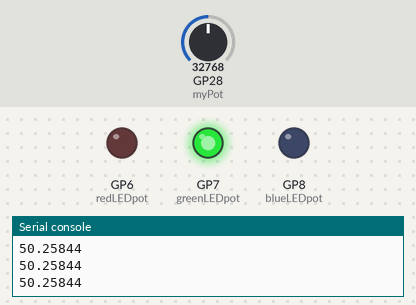
The program below on a simulated Raspberry Pi Pico running MicroPython. On the bench: output pins drawn as LEDs (lit = HIGH), the last lines printed to the serial console. Inputs (shaded band) come from the test bench; at power-on: GP28 (myPot) = 32768 (analog values on the 0–65535 scale).

Above: at 1.2 s.
1.3 s: GP28 (myPot) set to 42304
2.8 s: GP28 (myPot) set to 44208
At 3.5 s:
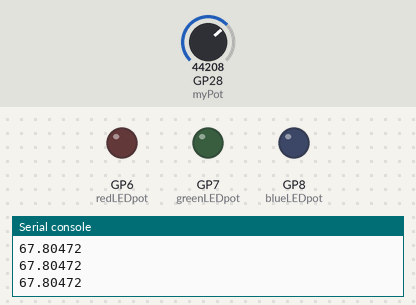
5.8 s: GP28 (myPot) set to 19660
At 6.9 s:
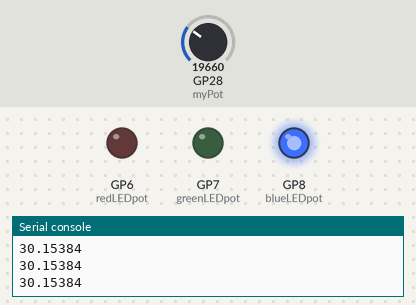
7.4 s: GP28 (myPot) set to 22464
At 8.4 s:
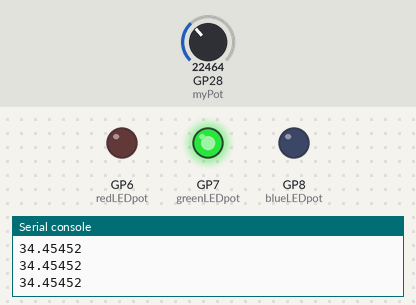
9.0 s: GP28 (myPot) set to 7864
At 9.8 s:
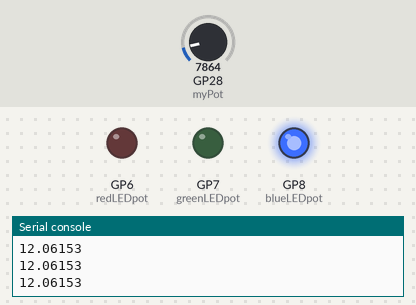
Timing chart, 0 to 11.6 s (numbered marks = the images above; inputs shaded):
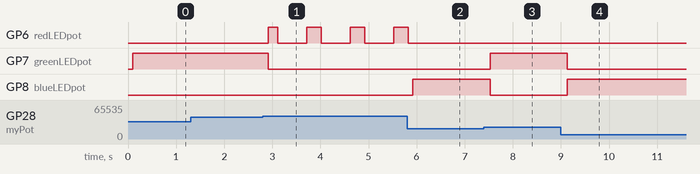

Measured:
- the behaviour switches between 43024 and 43040 on GP28 (myPot) (found by bisection; images 0 and 1)
- the behaviour switches between 21504 and 21520 on GP28 (myPot) (found by bisection; images 2 and 3)
- after the input at 2.8 s, GP6 (redLEDpot): LOW → HIGH after 0.11 s, then repeats every 0.90 s: LOW 0.60 s, HIGH 0.30 s; GP7 (greenLEDpot): HIGH → LOW after 0.11 s
- after the input at 5.8 s, GP6 (redLEDpot): goes on until 5.8 s, then stays LOW; GP8 (blueLEDpot): LOW → HIGH after 0.12 s
- after the input at 7.4 s, GP7 (greenLEDpot): LOW → HIGH after 0.13 s; GP8 (blueLEDpot): HIGH → LOW after 0.13 s
- after the input at 9.0 s, GP7 (greenLEDpot): HIGH → LOW after 0.13 s; GP8 (blueLEDpot): LOW → HIGH after 0.13 s

The program:

LEDandPOT.py
```python
# Add a potentiometer and 3 colored LED's to a board.
# connected the potentiometer to a ADC pin (I used 28)
# As you turn the POT the LED's will change from Green to Blue to slow flashing red and fast flashing red
# The flashing is controlled by measuring time rather than time.sleep'ing the program
# This means there is no interuption to your program which could be doing other things.

from machine import Pin
import time
potPin = 28
greenAlert = 7
redAlert = 6
blueAlert = 8
greenLEDpot = Pin(greenAlert, Pin.OUT)
redLEDpot = Pin(redAlert, Pin.OUT)
blueLEDpot = Pin(blueAlert, Pin.OUT)
greenLEDpot.value(0)
redLEDpot.value(0)
blueLEDpot.value(0)
potVal = 0
myPot = machine.ADC(potPin) 	# ADC = Analog Digital Converter
actionTime = time.ticks_ms() + 250
criticalTime = time.ticks_ms() + 125
while True:
    newTimer = time.ticks_ms()
    potVal=myPot.read_u16()
    myVal=(100/(65535-336))*potVal
    print(myVal)
    time.sleep(.1)
    if myVal<33:
        greenLEDpot.value(0)
        blueLEDpot.value(1)
        redLEDpot(0)

    if myVal >=33 and myVal <66:
        greenLEDpot.value(1)
        blueLEDpot.value(0)
        redLEDpot(0)

    if myVal>=66 and myVal<=90:
        if newTimer < actionTime:
            greenLEDpot.value(0)
            blueLEDpot.value(0)
            redLEDpot(1)

    if myVal>=66 and myVal<=90:
        if newTimer > actionTime:
            greenLEDpot.value(0)
            blueLEDpot.value(0)
            redLEDpot(0)

    if myVal>90:
        if newTimer < criticalTime:
            greenLEDpot.value(0)
            blueLEDpot.value(0)
            redLEDpot(1)

    if myVal>90:
        if newTimer > criticalTime:
            greenLEDpot.value(0)
            blueLEDpot.value(0)
            redLEDpot(0)

    if newTimer > actionTime+500:
        actionTime = time.ticks_ms() + 250
    if newTimer > criticalTime+125:
        criticalTime = time.ticks_ms() + 125
```
